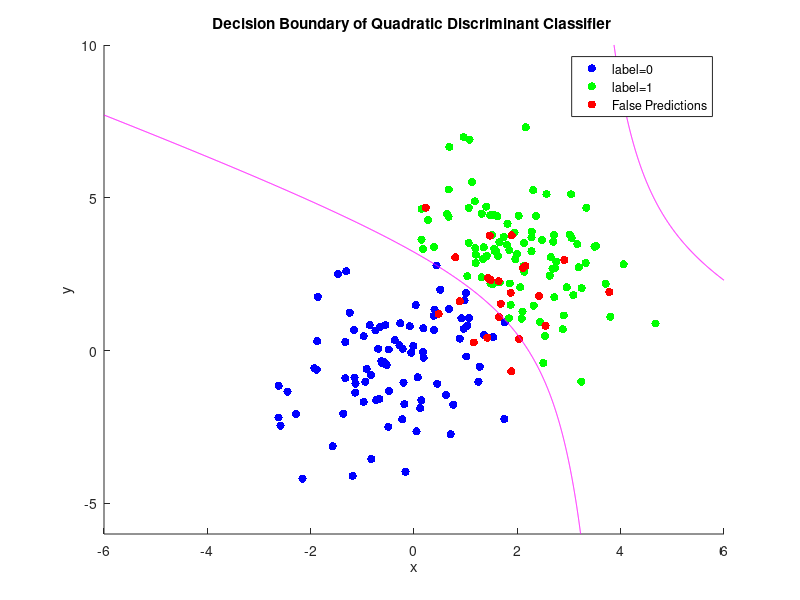
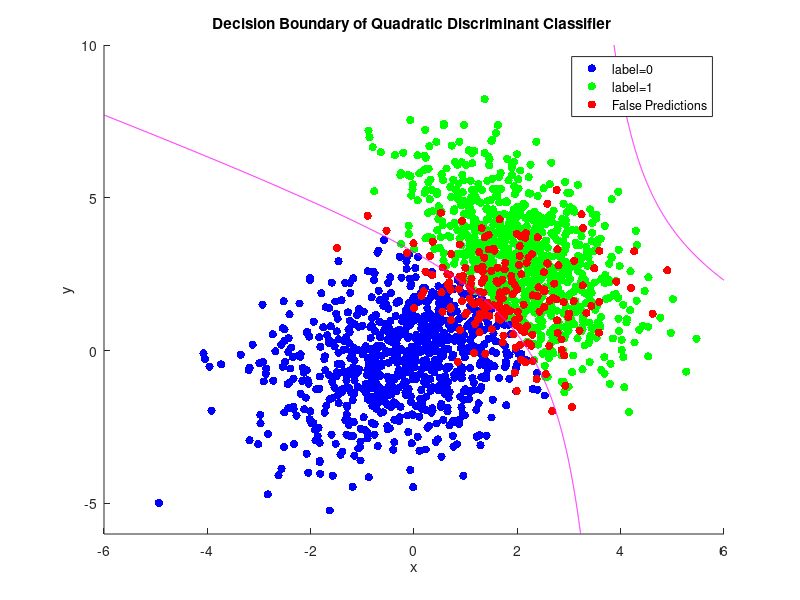

Source code (MATLAB) for these figures, in order:
% BLG527E,  Quadratic Discriminant Analysis-1
% Akif Aydogmus, ID: 702121013
% run on Ubuntu 14.04.5 LTS, GNU Octave, version 3.8.1


function ret = QDA1()

display('')
display('#####  Quadratic Discriminant Analysis  #####')

data = importdata("hw2.mat"); % read input data
rowCount=size(data,1);
clmnCount=size(data,2);
falsePrediction_Sum = 0 ; 
falsePrediction_Sum2 = 0 ; 

% >> Extracting feature datas and labels
X_data = data(:,1:clmnCount-1);
Y_data = data(:,clmnCount);

% >> Dividing data according to the their labels
% Label=0 variables : X_L0(feature values), mu_L0(mean), sigma_L0(covariance matrix)
% Label=1 variables : X_L1(feature values), mu_L1(mean), sigma_L1(covariance matrix)
X_L0_data= X_data(find(Y_data==0),:);
X_L1_data= X_data(find(Y_data==1),:);

% --------------------------------
for  i = 1:10
% >> Seperating to folds
  Xv_L0 = X_L0_data( (i-1)*100+1:i*100, :);
  Xt_L0 = X_L0_data;
  Xt_L0( (i-1)*100+1:i*100, :) = [];

  Xv_L1 = X_L1_data( (i-1)*100+1:i*100, :);
  Xt_L1 = X_L1_data;
  Xt_L1( (i-1)*100+1:i*100, :) = [];

  %display( ' ========= ') 
  %display( ' round ') 
  %i

% >> Training data is used for training and validation
  % display( ' -- Training data results: ') ;
  false_prediction = qda_main(Xt_L0, Xt_L1, Xt_L0, Xt_L1, 0 );
  falsePrediction_Sum = falsePrediction_Sum + false_prediction ; 


% >> Training data is used for training and validation data is used for validation
  % display( ' -- Validation data results: ') ;
  false_prediction2 = qda_main(Xt_L0, Xt_L1, Xv_L0, Xv_L1, 0 );
  falsePrediction_Sum2 = falsePrediction_Sum2 + false_prediction2 ; 

end % end of for
% --------------------------------


display('================== RESULTS =====================');
% Sum of the false predictions and calcuate all error rate for Traning Data
disp(['>> TRANING Data Classification Results:  ' ]);
disp(['False Predictions : ' num2str(falsePrediction_Sum)]);
Error_rate = (falsePrediction_Sum)*100 / ( 20*size(Xt_L0, 1) ) ; 
disp(['Classification Error : %' num2str(Error_rate)]);

display('------------------------------------------------');

% Sum of the false predictions and calcuate all error rate for Validation Data
disp(['>> VALIDATION Data Classification Results:  ' ]);
disp(['Total False Predictions: ' num2str(falsePrediction_Sum2)]);
Error_rate = (falsePrediction_Sum2)*100 / ( 20*size(Xv_L0, 1) ) ; 
disp(['Classification Error : %' num2str(Error_rate)]);
display('================================================');

% -----------------------------------------
% Sample Plotting of Decision Boundary
i = 1; 
 Xv_L0 = X_L0_data( (i-1)*100+1:i*100, :);
 Xt_L0 = X_L0_data;
 Xt_L0( (i-1)*100+1:i*100, :) = [];

 Xv_L1 = X_L1_data( (i-1)*100+1:i*100, :);
 Xt_L1 = X_L1_data;
 Xt_L1( (i-1)*100+1:i*100, :) = [];

display('=== Results for plotting of Validation data decision boundary:');
 qda_main(Xt_L0, Xt_L1, Xv_L0, Xv_L1, 1 );  % plot with validation data 
display('=== Results for plotting of Training data decision boundary:');
 qda_main(Xt_L0, Xt_L1, Xt_L0, Xt_L1, 1 ); % plot with training data 

% -----------------------------------------


end % end of QDA1



%#######################################################################################
% Definitions: Xt_L0: Train data of Label 0,  Xt_L1: Train data of Label 1
%              Xv_L0: Validation data of Label 0,  Xv_L1: Validation data of Label 1
% If plotting of decision boundary is desired, last argument of lda_main function should be 1

function false_pred = qda_main(Xt_L0, Xt_L1, Xv_L0, Xv_L1, plotSelection )

  falsePrediction_L1_Sum = 0;
  falsePrediction_L0_Sum = 0;
  Xv_data = [ Xv_L0 , Xv_L1 ];

  mu_L0=mean(Xt_L0);
  mu_L1=mean(Xt_L1);
  p_Y = 0.5 ; % label counts are equal

% >> Computing Covariance Matrices
  sigma_L0=(Xt_L0-ones(size(Xt_L0,1),1)*mu_L0)'*(Xt_L0-ones(size(Xt_L0,1),1)*mu_L0)/size(Xt_L0,1);
  sigma_L1=(Xt_L1-ones(size(Xt_L1,1),1)*mu_L1)'*(Xt_L1-ones(size(Xt_L1,1),1)*mu_L1)/size(Xt_L1,1);

% >> Finding of the A, b, w parameters 
  A=( inv(sigma_L0)-inv(sigma_L1) ) / 2;
  b=(mu_L0*inv(sigma_L0)*mu_L0' - mu_L1*inv(sigma_L1)*mu_L1')/2 +log(sqrt(det(sigma_L0)/det(sigma_L1))) + log(p_Y/(1-p_Y)) ;
  w=( inv(sigma_L1)*mu_L1' - inv(sigma_L0 )*mu_L0');

% >> Classification Errors
  prediction_label = 1./(1+exp(-qda_func(A,Xv_data(:,1),Xv_data(:,2)) - w(1)*Xv_data(:,1)-w(2)*Xv_data(:,2)-b));

  prediction_L0 = 1./(1+exp(- qda_func(A,Xv_L0(:,1),Xv_L0(:,2)) - w(1)*Xv_L0(:,1)-w(2)*Xv_L0(:,2)-b));
  prediction_L1 = 1./(1+exp(- qda_func(A,Xv_L1(:,1),Xv_L1(:,2)) - w(1)*Xv_L1(:,1)-w(2)*Xv_L1(:,2)-b));

  falsePrediction_L1 =  sum(prediction_L1 <  p_Y );
  falsePrediction_L0 =  sum(prediction_L0 >= p_Y );
  false_pred = falsePrediction_L0 + falsePrediction_L1 ;

%disp(['False Prediction of Label-0 : ' num2str(falsePrediction_L0) ' (over ' num2str(size(Xv_L0,1)) ' Label-0 data)'  ]);
%disp(['False Prediction of Label-1 : ' num2str(falsePrediction_L1) ' (over ' num2str(size(Xv_L1,1)) ' Label-1 data)' ]);

  % --- Plotting datas and decision boundary, plotting depends on selection ---
  if(plotSelection == 1)
	% Firstly creating data for contour, then calculate values via quadratic discriminant

	x_sample = [-6:.01:6];
	y_sample= [-6:.01:10];
	[x_mg ,y_mg] = meshgrid(x_sample, y_sample);

	q_qda = qda_func(A, x_mg, y_mg);
	quad_disc_val = 1./(1+exp(-q_qda-w(1)*x_mg-w(2)*y_mg-b));

	figure;
	%plot(Xv_L0(:,1), Xv_L0(:,2), 'b.', Xv_L1(:,1), Xv_L1(:,2), 'g.'); hold on,
	scatter(Xv_L0(:,1), Xv_L0(:,2), 'b','filled'); hold on,
	scatter(Xv_L1(:,1), Xv_L1(:,2), 'g','filled'); hold on,

	scatter(Xv_L1(prediction_L1 < p_Y,1),Xv_L1(prediction_L1 < p_Y, 2),'r','filled'); hold on,
	scatter(Xv_L0(prediction_L0 >= p_Y,1),Xv_L0(prediction_L0 >= p_Y, 2),'r','filled'); hold on,
       
	title( 'Decision Boundary of Quadratic Discriminant Classifier ' );legend('label=0', 'label=1','False Predictions');
	xlabel('x');
	ylabel('y');
	[Cntr,con_h] = contour(x_mg, y_mg, quad_disc_val, [p_Y, p_Y], 'm');
	
   end % End of Plot Selection

end % End of qda_main


%#######################################################################################

function retval = qda_func(A,X1,X2)

retval = A(1,1)*X1.^2+A(2,2)*X2.^2 + 2*A(1,2)*X1.*X2;

end





